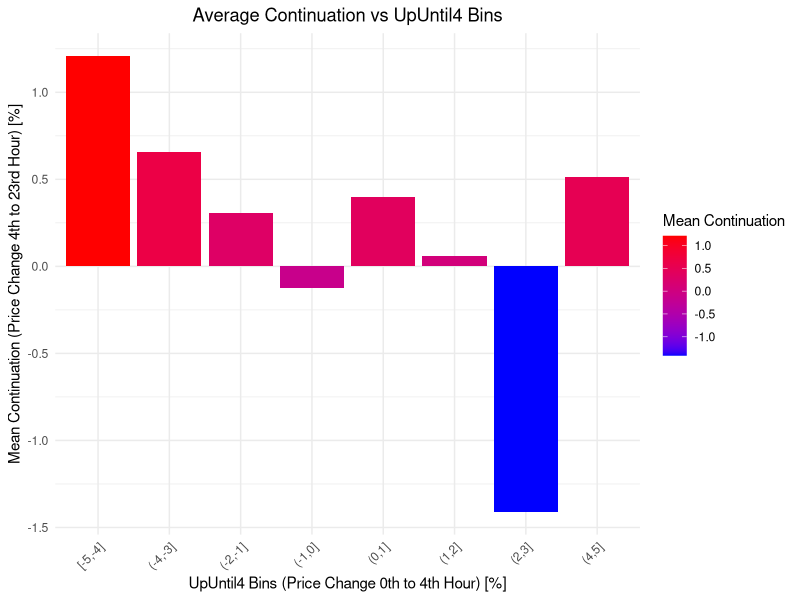

Recreate this plot in R.
library(dplyr)
library(ggplot2)
library(lubridate)

data <- read.csv("BTCUSDT1h.csv")
data$datetime <- as.POSIXct(data$datetime_str, format = "%Y-%m-%d %H:%M:%S", tz = "UTC")
data$hour_of_day <- (as.numeric(strftime(data$datetime, "%H")) + (23)) %% 24
data$day <- as.Date(data$datetime)


first_10_rows <- head(data, 240)
data_2020 <- data %>%
  filter(year(datetime) == 2020)
data_2021 <- data %>%
  filter(year(datetime) == 2021)
data_2022 <- data %>%
  filter(year(datetime) == 2022)
data_2023 <- data %>%
  filter(year(datetime) == 2023)
data_2024 <- data %>%
  filter(year(datetime) == 2024)



daily_analysis <- data_2024 %>%
  group_by(day) %>%
  summarise(
    price_0 = first(open[hour_of_day == 1]),
    price_4 = first(close[hour_of_day == 5]),
    price_23 = first(close[hour_of_day == 22]),
    .groups = "drop"
  ) %>%
  mutate(
    p40 = price_4 - price_0,
    upUntil4 = ((p40) / price_0) * 100,
    p234 = (price_23 - price_4),
    continuation = ((p234) / price_4) * 100
  ) %>%
  filter(
    !is.na(upUntil4),                
    is.finite(upUntil4),             
    !is.na(continuation),            
    is.finite(continuation)     
  )



print(first_10_rows)
print(daily_analysis)

print(range(daily_analysis$upUntil4, na.rm = TRUE))


daily_analysis <- daily_analysis %>%
  mutate(
    upUntil4_bin = cut(upUntil4, breaks = seq(floor(-5), ceiling(5), by = 1), include.lowest = TRUE)
  ) %>%
  filter(!is.na(upUntil4_bin))



binned_analysis <- daily_analysis %>%
  group_by(upUntil4_bin) %>%
  summarise(
    mean_continuation = mean(continuation, na.rm = TRUE),
    .groups = "drop"
  )

ggplot(binned_analysis, aes(x = upUntil4_bin, y = mean_continuation, fill = mean_continuation)) +
  geom_bar(stat = "identity") +
  scale_fill_gradient(low = "blue", high = "red") +
  labs(
    title = "Average Continuation vs UpUntil4 Bins",
    x = "UpUntil4 Bins (Price Change 0th to 4th Hour) [%]",
    y = "Mean Continuation (Price Change 4th to 23rd Hour) [%]",
    fill = "Mean Continuation"
  ) +
  theme_minimal() +
  theme(
    axis.text.x = element_text(angle = 45, hjust = 1),
    plot.title = element_text(hjust = 0.5)
  )

